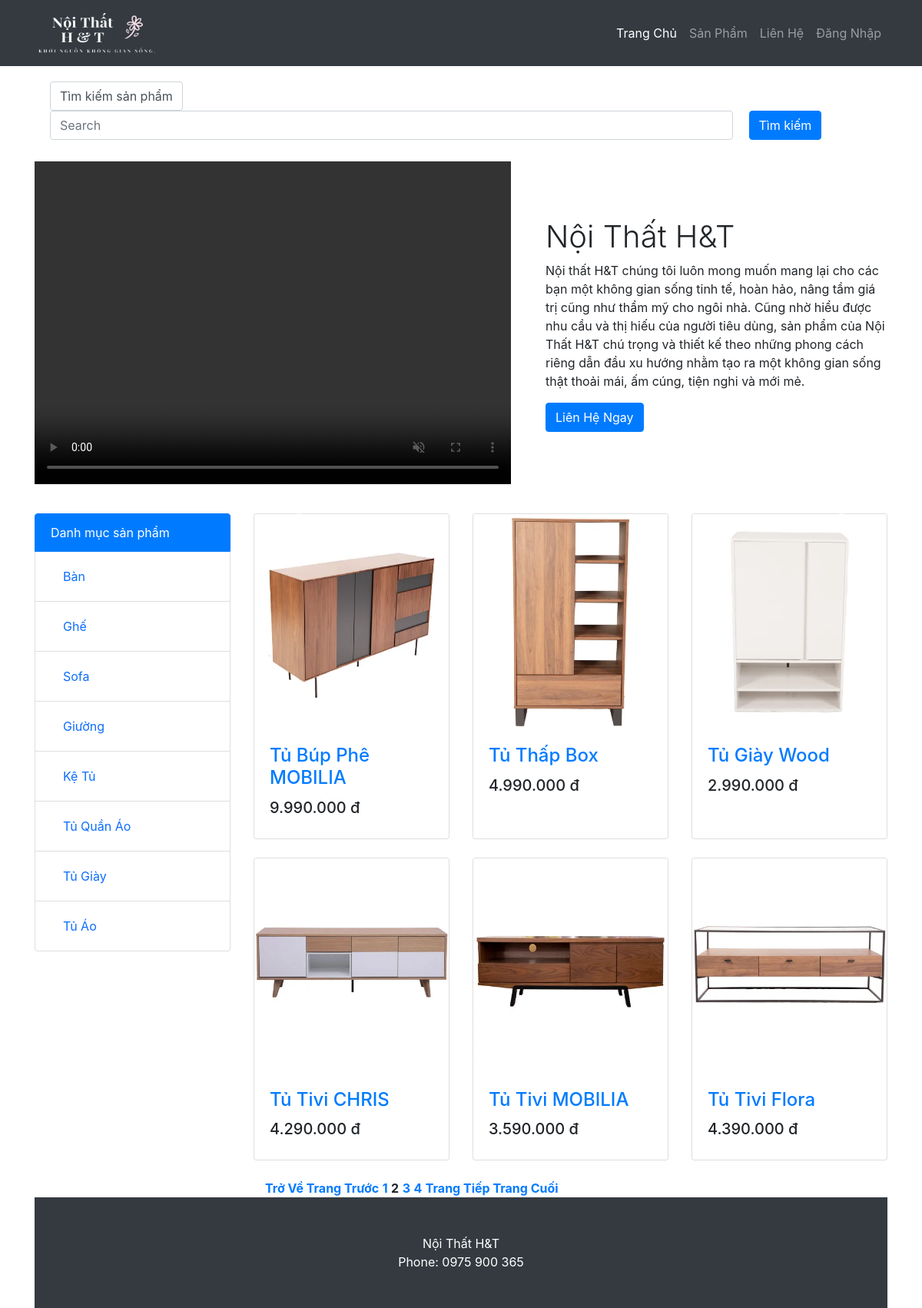
The page /?per_page=6&page=2 on the database its author committed.
### tables this page shows
CREATE TABLE `loaisanpham` (
  `maloaisp` int(11) NOT NULL,
  `tenloaisp` varchar(200) NOT NULL
);

CREATE TABLE `sanpham` (
  `masp` int(11) NOT NULL,
  `tensp` varchar(500) NOT NULL,
  `giasp` int(11) NOT NULL,
  `soluong` int(11) NOT NULL DEFAULT 1,
  `mota` varchar(500) NOT NULL,
  `anhdaidien` varchar(200) NOT NULL,
  `chatlieu` varchar(200) NOT NULL,
  `mausac` varchar(200) NOT NULL,
  `kichthuoc` varchar(200) NOT NULL,
  `xuatxu` varchar(200) NOT NULL,
  `baohanh` varchar(200) NOT NULL,
  `trangthai` int(11) NOT NULL DEFAULT 1,
  `maloaisp` int(11) NOT NULL,
  `makm` int(11) NOT NULL
);

### index.php (the view, shortened to what this page needs)
<!DOCTYPE html>
<html lang="en">
    <head>
        <link href="https://cdn.jsdelivr.net/npm/bootstrap@5.0.1/dist/css/bootstrap.min.css" rel="stylesheet">
        <link href="./Bootstrap/css/styles.css" rel="stylesheet" />
    </head>
    <body>
        <nav class="navbar navbar-expand-lg navbar-dark bg-dark">
            <div class="container">
                <a class="navbar-brand" href="./index.php" ><img src="./Images/LogoIndex1.png" width="160px" height="60px"></a>
                <div class="collapse navbar-collapse" id="navbarResponsive">
                    <ul class="navbar-nav ml-auto">
                        <li class="nav-item active">
                            <a class="nav-link" href="./index.php">
                                Trang Chủ
                            </a>
                        <?php  if(!isset($_SESSION['dangnhap'])) {?>
                        </li>
                        <li class="nav-item"><a class="nav-link" href="#DSSP">Sản Phẩm</a></li>
                        <li class="nav-item"><a class="nav-link" href="#LienHe">Liên Hệ</a></li>
                        <li class="nav-item"><a class="nav-link" href="./dangnhap.php">Đăng Nhập</a></li>
                        <?php } ?>
                    </ul>
                </div>
            </div>
        </nav>
    <?php
     $search = isset($_GET['name']) ? $_GET['name'] : "";
    include'ketnoi.php';
        $item_per_page = !empty($_GET['per_page'])?$_GET['per_page']:6;
        $current_page = !empty($_GET['page'])?$_GET['page']:1;
        $offset = ($current_page - 1) * $item_per_page;
        if ($search) {
            $products = mysqli_query($conn, "SELECT * FROM `sanpham` WHERE `tensp` LIKE '%" . $search . "%' ORDER BY `masp` ASC  LIMIT " . $item_per_page . " OFFSET " . $offset);
            $totalRecords = mysqli_query($conn, "SELECT * FROM `sanpham` WHERE `tensp` LIKE '%" . $search . "%'");
        } else {
            $products = mysqli_query($conn, "SELECT * FROM `sanpham` ORDER BY `masp` ASC  LIMIT " . $item_per_page . " OFFSET " . $offset);
        }
        $sql1 =  "SELECT * FROM `loaisanpham`";
        $result2 = mysqli_query($conn,$sql1);
        ?>
    <form class="form-inline " method="GET" >
                <div class="container">
                <div class="card-body">
                <label class="form-control mr-sm-3" >Tìm kiếm sản phẩm</label>
                <input class="form-control mr-sm-3" size="80" type="text" placeholder="Search" aria-label="Search" value="<?=isset($_GET['name']) ? $_GET['name'] : ""?>" name="name">
                <input type="submit" value="Tìm kiếm" class="btn btn-primary"/>
                </div>
                </div>
    </form>
        <div class="container">
            <div class="row align-items-center my-2">
                <div class="col-lg-7"><video controls autoplay muted width="620px" height="420px"> <source src="./Videos/NoiThat.mp4" ></video></div>
                <div class="col-lg-5">
                    <h1 class="font-weight-light">Nội Thất H&T</h1>
                    <p>Nội thất H&T chúng tôi luôn mong muốn mang lại cho các bạn một không gian sống tinh tế, hoàn hảo, nâng tầm giá trị cũng như thẩm mỹ cho ngôi nhà. Cũng nhờ hiểu được nhu cầu và thị hiếu của người tiêu dùng, sản phẩm của Nội Thất H&T chú trọng và thiết kế theo những phong cách riêng dẫn đầu xu hướng nhằm tạo ra một không gian sống thật thoải mái, ấm cúng, tiện nghi và mới mẻ.</p>
                    <button type="button" class="btn btn-primary" data-bs-toggle="modal" data-bs-target="#exampleModal">
                     Liên Hệ Ngay
                    </button>
                </div>
            </div>
        <div class="row">
            <div class="col-lg-3">
                <div class="list-group">
                    <button type="button" class="list-group-item list-group-item-action active" disabled id="DSSP">Danh mục sản
                        phẩm </button>
                        <?php
                while ($row2 = mysqli_fetch_array($result2)) {
                    ?>
                    <button type="button" class="list-group-item list-group-item-action" ><a href="loaisp.php?maloaisp=<?= $row2['maloaisp']?>" class="nav-link"><?= $row2['tenloaisp'] ?></a></button>
                  <?php } ?>
                </div>
            </div>
            <div class="col-lg-9">
                <div id="carouselExampleIndicators" class="carousel slide my-4" data-ride="carousel">
                    <a class="carousel-control-prev" href="#carouselExampleIndicators" role="button" data-slide="prev">
                        <span class="carousel-control-prev-icon" aria-hidden="true"></span>
                    </a>
                    <a class="carousel-control-next" href="#carouselExampleIndicators" role="button" data-slide="next">
                        <span class="carousel-control-next-icon" aria-hidden="true"></span>
                    </a>
                </div>
                <div class="row">
                <?php
                while ($row = mysqli_fetch_array($products)) {
                    ?>
                    <div class="col-lg-4 col-md-6 mb-4">
                        <div class="card h-100">
                            <a href="sanpham.php?masp=<?= $row['masp']?>"><img class="card-img-top" width="300px" height="280px" src=" <?= $row['anhdaidien'] ?> " alt=""></a>
                            <div class="card-body">
                                <h4 class="card-title">
                                    <a href="sanpham.php?masp=<?= $row['masp']?>"><?= $row['tensp'] ?></a>
                                </h4>
                                <h5><?= number_format($row['giasp'],0,",",".") ?> đ</h5>
                            </div>
                        </div>
                    </div>
                    <?php } ?>
                </div>
                <div>
                     <?php include 'chuyentrang.php' ?>
                </div>
            </div>
        </div>
    </div>
        <footer class="py-5 bg-dark">
            <div class="container"><p class="m-0 text-center text-white" id="LienHe">Nội Thất H&T</br>Phone: 0975 900 365</p></div>
        </footer>
    </body>
</html>

### rows shown on the page
loaisanpham: tenloaisp "Bàn"
loaisanpham: tenloaisp "Ghế"
loaisanpham: tenloaisp "Sofa"
loaisanpham: tenloaisp "Giường"
loaisanpham: tenloaisp "Kệ Tủ"
loaisanpham: tenloaisp "Tủ Quần Áo"
loaisanpham: tenloaisp "Tủ Giày"
loaisanpham: tenloaisp "Tủ Áo"
sanpham: anhdaidien (picture), tensp "Tủ Búp Phê MOBILIA", giasp "9.990.000"
sanpham: anhdaidien (picture), tensp "Tủ Thấp Box", giasp "4.990.000"
sanpham: anhdaidien (picture), tensp "Tủ Giày Wood", giasp "2.990.000"
sanpham: anhdaidien (picture), tensp "Tủ Tivi CHRIS", giasp "4.290.000"
sanpham: anhdaidien (picture), tensp "Tủ Tivi MOBILIA", giasp "3.590.000"
sanpham: anhdaidien (picture), tensp "Tủ Tivi Flora", giasp "4.390.000"
